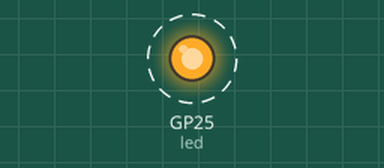
Recording of a program running on a simulated Raspberry Pi Pico running MicroPython. Parts: output pins drawn as LEDs (lit = HIGH). Dashed ring = blinking. What the program prints to the serial console is not drawn.

Above: at 0.2 s.
Timing chart, 0 to 3.0 s (numbered marks = the images above):
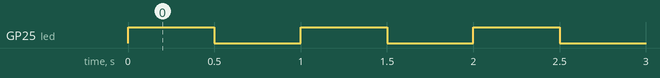

The program:

main.py
```python
"""Blink the onboard LED on a Raspberry Pi Pico W.

The Pico W LED is connected to WL_GPIO0 on the CYW43439, so use the
board's "LED" identifier rather than GPIO 25.
"""

from machine import Pin
from time import sleep

BLINK_INTERVAL_SECONDS = 0.5

led = Pin("LED", Pin.OUT)

try:
    while True:
        led.toggle()
        print("LED on" if led.value() else "LED off")
        sleep(BLINK_INTERVAL_SECONDS)
except KeyboardInterrupt:
    led.off()
    print("Stopped; LED off")
```

Measured:
- by itself, GP25 (led): alternates HIGH for 0.50 s and LOW for 0.50 s
